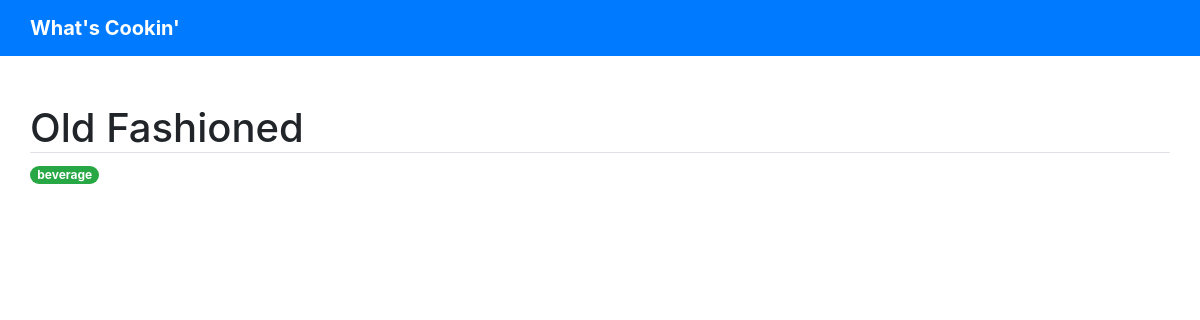
Page /cookbook/recipes/4/ on the earlier database version.
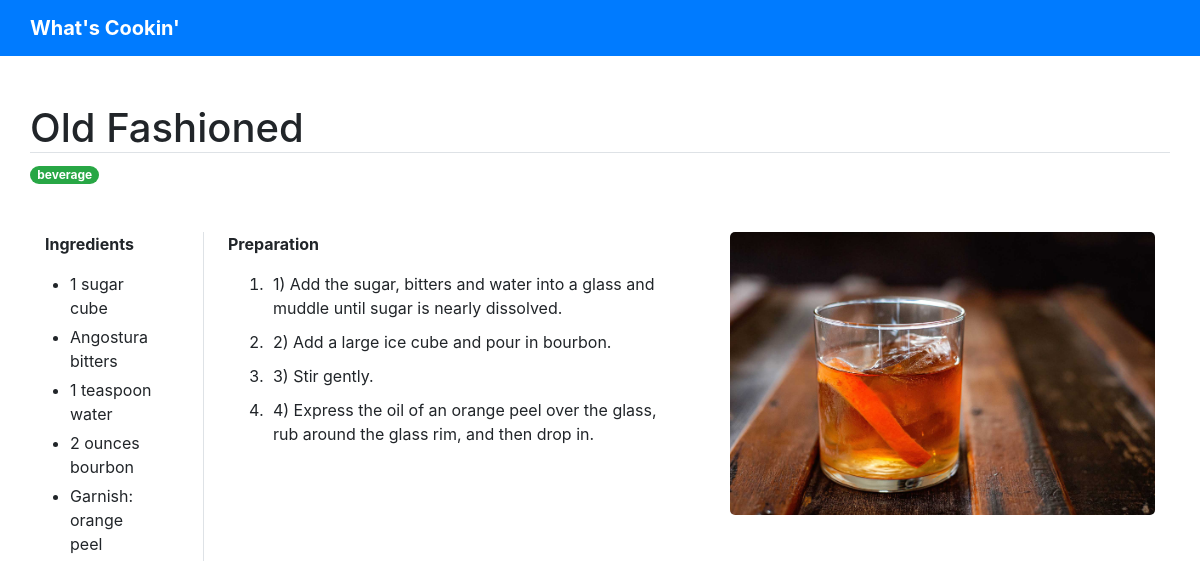
Same page on the later database version.
### cookbook/models.py (models this page shows, shortened)
class Recipe(models.Model):
    CATEGORIES = (
        ('breakfast', 'Breakfast'),
        ('lunch', 'Lunch'),
        ('dinner', 'Dinner'),
        ('dessert', 'Dessert'),
        ('snack', 'Snack'),
        ('beverage', 'Beverage'),
        ('other', 'Other')
    )
    title = models.CharField(u'Title', max_length=200)
    category = models.CharField(
        max_length=15, choices=CATEGORIES, default='green')
    description = models.CharField(max_length=250, blank=True)
    ingredients = models.TextField(
        u'Ingredients', help_text=u'One ingredient per line', blank=True)
    preparation = models.TextField(u'Preparation', blank=True)
    tips = models.TextField(u'Helpful Tips', blank=True)
    link = models.TextField(
        u'Link(s)', default='', blank=True)
    photo = models.ImageField(upload_to='images', blank=True)
    class Meta:
        verbose_name = u'Recipe'
        verbose_name_plural = u'Recipes'
    def ingredients_as_list(self):
        return self.ingredients.replace('\r', '').split('\n')
    def preparation_as_list(self):
        return self.preparation.replace('\r', '').split('\n')

### cookbook/views.py (the view)
# urls.py: path('recipes/<int:recipe_id>/', views.detail, name='detail'),
def detail(request, recipe_id):
    recipe = get_object_or_404(Recipe, pk=recipe_id)
    return render(request, 'cookbook/detail.html', {'recipe': recipe})

### cookbook/templates/cookbook/detail.html (shortened to what this page needs)
{% extends 'base.html' %} {% block content %}
<div class="text-center text-lg-left">
  <h1 class="border-bottom">{{ recipe.title }}</h1>
  <span class="badge badge-pill badge-success mb-5">{{recipe.category}}</span>
</div>
<section
  class="container d-flex flex-column-reverse flex-lg-row justify-content-between align-items-center align-items-lg-start"
>
  <div class="d-flex flex-column flex-sm-row mt-5 mt-lg-0 w-100">
    {% if recipe.ingredients %}
    <div
      class="mr-3 mr-lg-4 pr-3 pr-lg-5 border-right mb-5 mb-sm-0"
      style="min-width: 140px;"
    >
      <p class="font-weight-bold">Ingredients</p>
      <ul style="margin: 0; padding-left: 25px;">
        {% for ing in recipe.ingredients_as_list %}
        <li style="margin-bottom: 5px;">{{ing}}</li>
        {% endfor %}
      </ul>
    </div>
    {% endif %} {% if recipe.preparation %}
    <div class="mr-lg-5">
      <p class="font-weight-bold">Preparation</p>
      <ol>
        {% for prep in recipe.preparation_as_list %}
        <li style="padding-left: 5px; margin-bottom: 10px;">{{prep}}</li>
        {% endfor %}
      </ol>
    </div>
    {% endif %}
  </div>
  {% if recipe.photo %}
  <img
    src="{{recipe.photo.url}}"
    alt="{{recipe.title}}"
    style="width: 100%; max-width: 425px; border-radius: 5px;"
  />
  {% endif %}
</section>
 {% endblock %}

Differences in the rows shown:
changed Recipe "Old Fashioned": photo: picture added
Other differences:
text now shown: "Ingredients Preparation"
new list line: "1 sugar cube"
new list line: "Angostura bitters"
new list line: "1 teaspoon water"
new list line: "2 ounces bourbon"
new list line: "Garnish: orange peel"
new list line: "1) Add the sugar, bitters and water into a glass and muddle until sugar is nearly dissolved."
new list line: "2) Add a large ice cube and pour in bourbon."
new list line: "3) Stir gently."
new list line: "4) Express the oil of an orange peel over the glass, rub around the glass rim, and then drop in."
